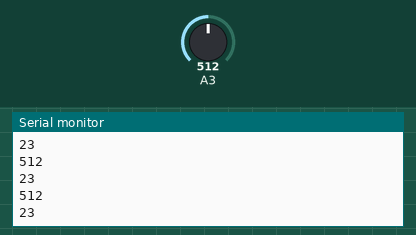
This sketch was run on a simulated Arduino Uno, built with avr-gcc and run on an emulated ATmega328P. Shown: the last lines printed to the serial monitor. The inputs (shaded band) are chosen by the test bench; at power-on: A3 = 512.

Above: at 1.2 s.
1.3 s: A3 set to 716
At 1.32 s:
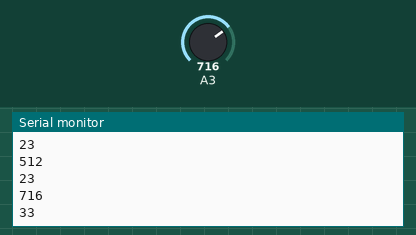
2.8 s: A3 set to 900
At 2.83 s:
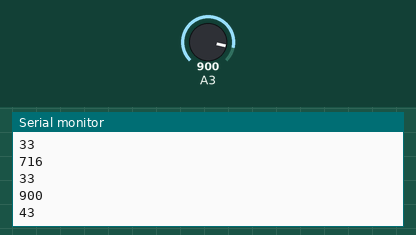
Timing chart, 0 to 5.8 s (numbered marks = the images above; inputs shaded):
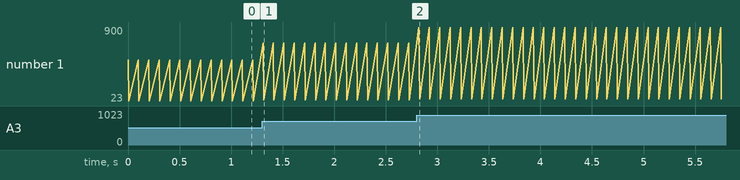

Measured:
- after the input at 1.3 s, the serial monitor: prints a new line at once (image 1)
- after the input at 2.8 s, the serial monitor: prints a new line at once (image 2)
- plotted number 1: 23 → 33 after the input at 1.3 s, 33 → 900 after the input at 2.8 s

The sketch:

led_potenciometr.ino
```cpp
void setup() {
  for (int x = 3; x <= 10; x++) {
    pinMode(x, OUTPUT);
    digitalWrite(x, HIGH);
  }
  pinMode(A3, INPUT_PULLUP);
  Serial.begin(9600);
}

void loop() {
  int sensorValue = analogRead(A3);
  // ((I - MIN)/(MAX - MIN))/8
  Serial.println(sensorValue);
  int ledka = ((sensorValue - 40) / ((200 - 40 ) / 8));
  Serial.println(ledka);
  for (int x = 3; x <= ledka; x++) {
    pinMode(x, OUTPUT);
    digitalWrite(x, LOW);
  }
  delay(100);
  for (int x = ledka; x >= 3; x--) {
    pinMode(x, OUTPUT);
    digitalWrite(x, HIGH);
  }

}
```
